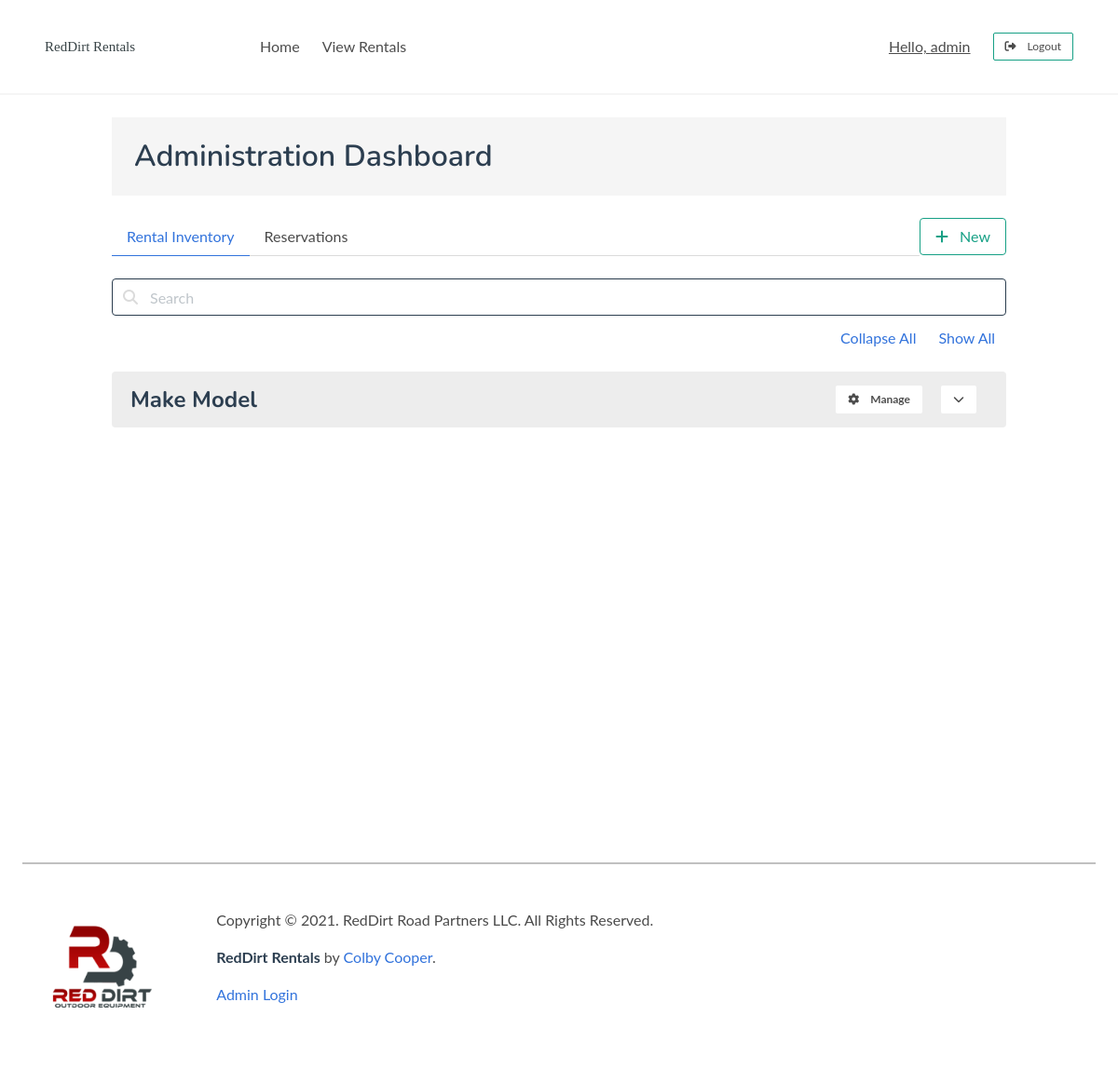
The app's page /admin/inventory (signed in), older data.
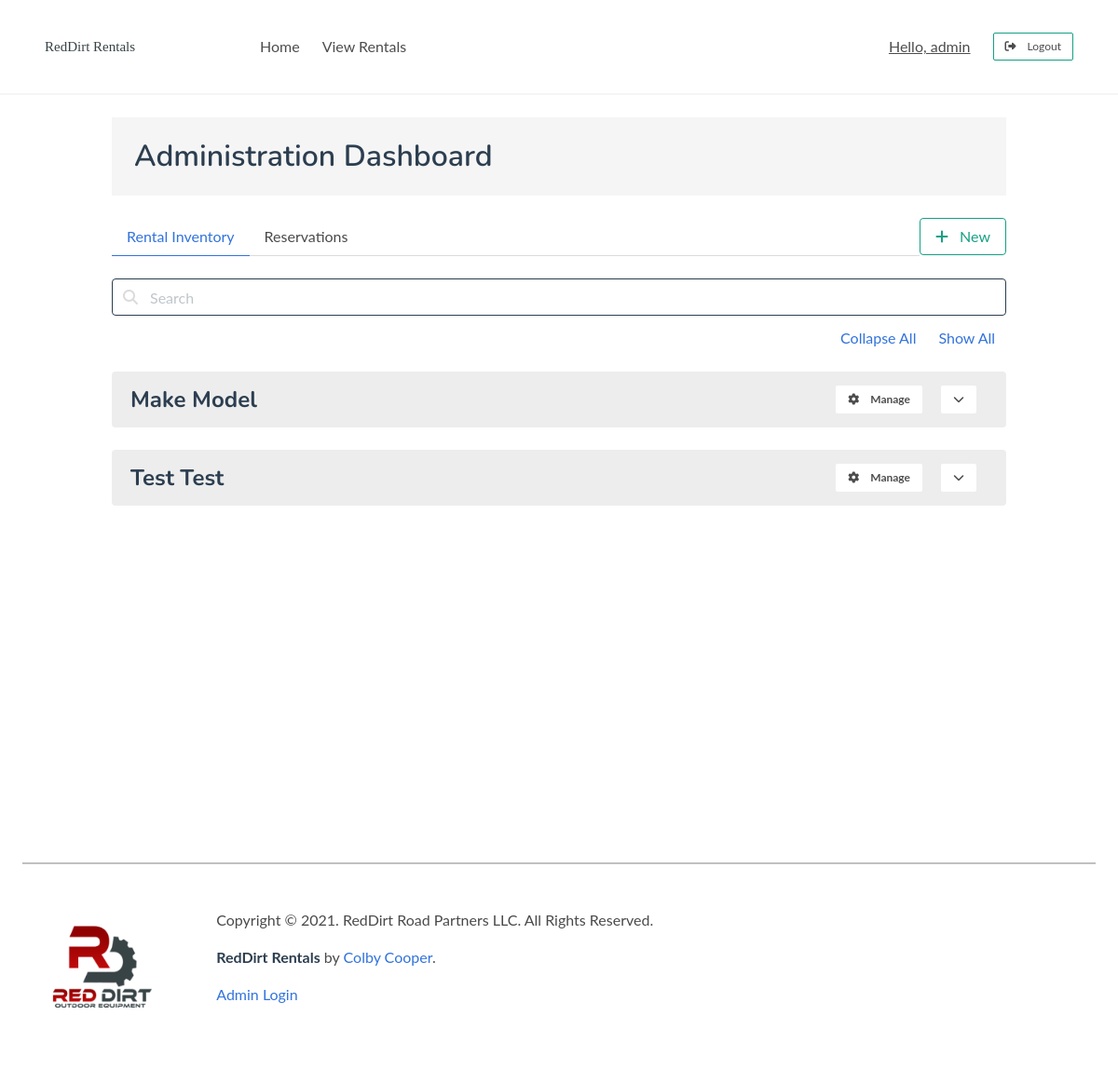
The same page, newer data.
### tables this page shows
CREATE TABLE inventory (
    id INTEGER PRIMARY KEY AUTOINCREMENT,
    category TEXT,
    make TEXT,
    model TEXT,
    fuel_type TEXT,
    horsepower TEXT, 
    deck_size TEXT,
    implements TEXT,
    stock TEXT,
    drive TEXT,
    rate FLOAT,
    image_paths BLOB,
    job_category TEXT,
    price_range TEXT, 
    is_available INTEGER DEFAULT 1,
    available_on DATE,
    rented_by TEXT,
    rent_queue TEXT,
    is_shown INTEGER DEFAULT 1,
    description TEXT,
    features TEXT
);

### rentals_app/admin.py (the view)
@admin.route('/inventory')
@login_required
def inventory():
    con, cur = helpers.connect_to_db()
    ids = list(cur.execute("SELECT id FROM inventory;").fetchall())
    rentals = []
    for id_list in ids:
        for id in id_list:
            rentals.append(Rental().find_rental(id))
    for rental in rentals:
        rental.implements = rental.implements.replace('[','').replace(']','').replace('\'','')
        rental.implements = list(rental.implements.split(','))
        print(rental.implements)
    con.close
    return render_template('admin/index.html', rentals=rentals)

### rentals_app/auth.py (called while the page is built)
@auth.before_app_request
def check_status():
    if session.get('status') == 'AUTHENTICATED':
        redirect('/admin/inventory')
    else:
        session['status'] = 'FAILED'

def login_required(view):
    @functools.wraps(view)
    def wrapped_view(**kwargs):
        IS_AUTHENTICATED = session.get('status') == 'AUTHENTICATED'
        IS_EXPIRED = session.get('expire') is not None and session.get('expire') < datetime.datetime.now()
        if not IS_AUTHENTICATED:
            session.pop('status')
            flash('You must be logged in to view that page.')
            return redirect(url_for('auth.login'))
        if IS_EXPIRED:
            session.pop('username')
            session['status'] = 'FAILED'
            session.pop('IS_ADMIN')
            flash('Please reverify your credentials.')
            return redirect(url_for('auth.login'))
        return view(**kwargs)
    return wrapped_view

### rentals_app/helpers.py (called while the page is built)
def connect_to_db():
    con = sqlite3.connect('/Users/colby/RedDirtRentals/database.db')
    return con, con.cursor()

### rentals_app/templates/admin/index.html (shortened to what this page needs)
{% extends "base.html" %}
{% block content %}
<div class="container is-fluid my-5">
    <div class="container is-max-desktop">
        <div class="p-5 has-background-light">
            <h1 class="title is-family-secondary">Administration Dashboard</h1>
        </div>
        <div class="tabs">
            <ul>
                <li class="tab-item is-active"><a id="inventory_tab">Rental Inventory</a></li>
                <li class="tab-item "><a id="reservations_tab">Reservations</a></li>
            </ul>
            <a href="{{ url_for('admin.new') }}"
               class="button is-info is-outlined">
                <i class="fas fa-plus mr-3"></i>New
            </a>
        </div>
        <div id="inventory_tab_view"
             class="">
            <div class="is-flex is-flex-direction-column mb-3">
                <form action=""
                      method="">
                    <div class="field is-fullwidth">
                        <p class="control has-icons-left">
                            <input class="input is-dark"
                                   type="text"
                                   name="inventory_query "
                                   placeholder="Search ">
                            <span class="icon is-small is-left ">
                            </span>
                        </p>
                    </div>
                </form>
            </div>
            <div class="is-flex is-flex-direction-row is-justify-content-flex-end pb-5">
                <a id="collapse_all_inventory"
                   class="is-link has-text-link mx-3">Collapse All</a>
                <a id="show_all_inventory"
                   class="is-link has-text-link mx-3">Show All</a>
            </div>
            {% for rental in rentals %}
            <nav class="panel"
                 style="box-shadow: none;"
                 id="inventory-panel-{{ rental.rental_id }}">
                <div class="panel-heading is-flex is-flex-direction-row"
                    style="border-radius: 4px;">
                    <p class="is-flex-grow-5 is-family-secondary expand-toggle is-size-4 is-clickable">
                        {{ rental.make }} {{ rental.model }}
                    </p>
                    <a href="{{ url_for( 'admin.details', id=rental.rental_id) }} "
                       class="button is-primary is-small mx-2">
                        <i class=" fas fa-cog mr-3 "></i>Manage
                    </a>
                    <button class="button is-primary is-small expand-toggle mx-3">
                        <i class="fas fa-chevron-down "></i>
                    </button>
                </div>
            </nav>
            {% endfor %}
        </div>
    </div>
</div>
{% endblock %}

Row changes from the older to the newer data that the page shows:
added inventory: make "Test", model "Test"
